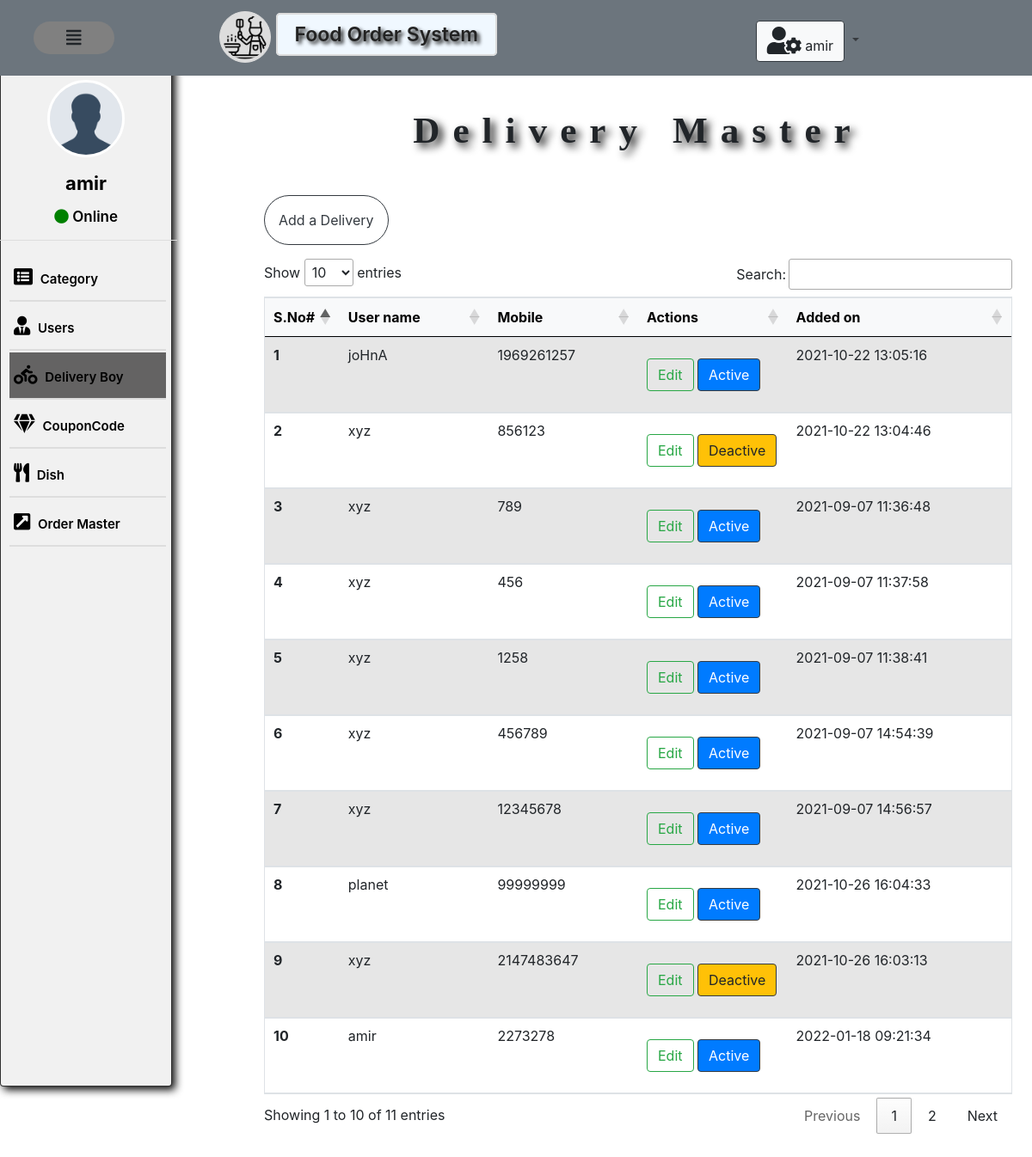
/admin/deliveryBoy.php (signed in), run on the app's committed database.
### tables this page shows
CREATE TABLE `delivery_boy` (
  `id` int(11) NOT NULL,
  `name` varchar(11) NOT NULL,
  `pass` varchar(255) NOT NULL,
  `mobile` int(11) NOT NULL,
  `status` int(5) NOT NULL,
  `added_on` timestamp NOT NULL DEFAULT current_timestamp() ON UPDATE current_timestamp()
);

### admin/deliveryBoy.php (the view, shortened to what this page needs)
<?php
require '../_dbConnect.php';
 include './_top.php';
?>
<!doctype html>
<html lang="en">
<head>
    <link rel="stylesheet" href="https://maxcdn.bootstrapcdn.com/bootstrap/4.0.0/css/bootstrap.min.css"
>
        <link rel="stylesheet" href="//cdn.datatables.net/1.10.25/css/jquery.dataTables.min.css">
    <link href="https://cdnjs.cloudflare.com/ajax/libs/font-awesome/5.15.1/css/all.min.css" rel="stylesheet" />
</head>
<body>
    <div class="container bg-gray col-12 col-md-9 d-inline-block float-right mx-2  mt-5 mb-5">
        <h4 class="effect">Delivery  Master</h4>
        <a type="button" href="addDeliveryBoy.php" class="btn btn-outline-dark border border-dark rounded-pill my-3  p-3">Add a Delivery </a>
        <table class="table table-striped mt-3 border" id="myTable">
            <thead class="table-light ">
                <tr>
                    <th scope="col" width="10%">S.No#</th>
                    <th scope="col" width="20%">User name</th>
                    <th scope="col" width="20%">Mobile</th>
                    <th scope="col mx-2" width="20%">Actions</th>
                    <th scope="col" width="30%">Added on</th>
                </tr>
            </thead>
            <tbody>
                <?php
                $sql = "SELECT * FROM `delivery_boy` WHERE 1";
                $result = mysqli_query($connection, $sql);
                $numRow = mysqli_num_rows($result);
                if ($numRow > 0) {
                    $i = 1;
                    while ($fetchRow = mysqli_fetch_assoc($result)) {
                        echo '
                   <tr>
                 <th scope="row">' . $i . '</th>
                 <td> ' .   $fetchRow['name'] . ' </td>
                 <td>' .   $fetchRow['mobile'] . '</td>
                 <td> <a type="button" href="?Id='.$fetchRow['id'].'" class=" edit btn  btn-outline-success my-3" id="'.$fetchRow['id'].'"   data-bs-target="#exampleModal"  data-bs-toggle="modal" > Edit</a> </a>
                 <input type="hidden"  id="delsno" name="delsno">
                 ';
                  if($fetchRow['status']=='1'){
                      echo '  <a type="button" class="btn  btn-primary border-dark"  href="?Id='.$fetchRow['id'].'&type=deactive">Active</a> ';
                  }
                  else{
                      echo '<a type="button" class="btn  btn-warning border-dark" href="?Id='.$fetchRow['id'].'&type=active">Deactive </a> ';
                  }
                 echo '</td> <td> ' .   $fetchRow['added_on'] . ' </td>  </tr> ';
                        $i++;
                    }
                } else {
                    echo '<div class="alert alert-warning" role="alert">
                    <i class="fas fa-exclamation-triangle"></i> No records found
                  </div>';
                }
                ?>
            </tbody>
        </table>
    </div>
</body>
</html>

### admin/style.css (style rules this page uses)
.effect { font-size: 2.7rem; font-weight: 700; text-shadow: 5px 5px 10px #111; padding: 25px 0; margin-top: 3.3rem; text-align: center; letter-spacing: 15px; font-family: Verdana; }

### data on the page
delivery_boy: name "joHnA", mobile "1969261257", added_on "2021-10-22 13:05:16"
delivery_boy: name "xyz", mobile "856123", added_on "2021-10-22 13:04:46"
delivery_boy: name "xyz", mobile "789", added_on "2021-09-07 11:36:48"
delivery_boy: name "xyz", mobile "456", added_on "2021-09-07 11:37:58"
delivery_boy: name "xyz", mobile "1258", added_on "2021-09-07 11:38:41"
delivery_boy: name "xyz", mobile "456789", added_on "2021-09-07 14:54:39"
delivery_boy: name "xyz", mobile "12345678", added_on "2021-09-07 14:56:57"
delivery_boy: name "planet", mobile "99999999", added_on "2021-10-26 16:04:33"
delivery_boy: name "xyz", mobile "2147483647", added_on "2021-10-26 16:03:13"
delivery_boy: name "amir", mobile "2273278", added_on "2022-01-18 09:21:34"

### other printed values
substr($_SESSION['name'],0,20) "amir"
substr($_SESSION['name'],0,05) "amir"
